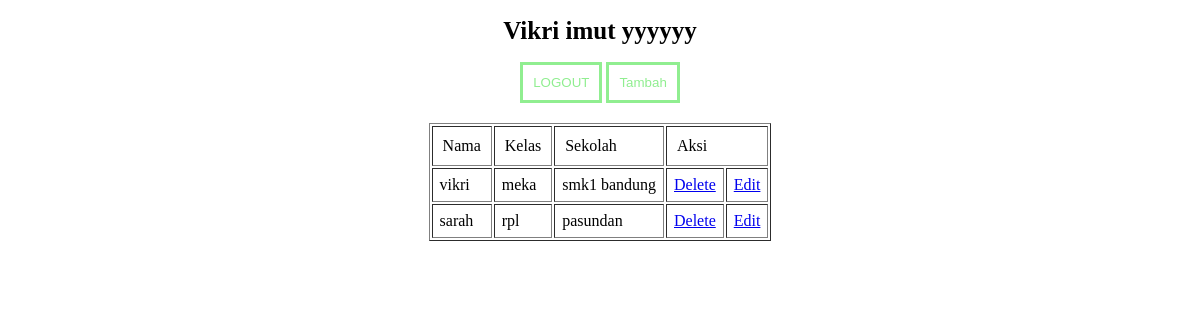
Page /srh/sarah_berhasil_horee.php (signed in) on the committed database.
### tables this page shows
CREATE TABLE IF NOT EXISTS `murid` (
`id` int(20) NOT NULL,
  `nama` varchar(40) NOT NULL,
  `kelas` varchar(40) NOT NULL,
  `sekolah` varchar(40) NOT NULL
);

### srh/sarah_berhasil_horee.php (the view, shortened to what this page needs)
<!DOCTYPE html>
<html>
<head>
</head>
<body>
<center>
	<h1>
		Vikri imut yyyyyy
	</h1>
	<a href="logout.php"><button>LOGOUT</button></a>
	<a href="tambah.php"><button>Tambah</button></a>
	<table border="1" style="margin-top:20px;">
		<tr>
			<td style="padding:10px;">Nama</td>
			<td style="padding:10px;">Kelas</td>
			<td style="padding:10px;">Sekolah</td>
			<td style="padding:10px;" colspan="2">Aksi</td>
		</tr>
		<?php
			$sql = "SELECT * FROM murid";
			$query = mysql_query($sql);
			while ($data = mysql_fetch_array($query)) {
				echo "<tr>
					  <td style='padding:7px;'>".$data['nama']."</td>
					  <td style='padding:7px;'>".$data['kelas']."</td>
					  <td style='padding:7px;'>".$data['sekolah']."</td>
					  <td style='padding:7px'><a href='delete.php?id=".$data['id']."'>Delete</a</td>
					  <td style='padding:7px'><a href='editt.php?id=".$data['id']."'>Edit</a></td>
					  </tr>";
			}
		 ?>
	</table>
</center>
</body>
</html>

### srh/sarah_berhasil_horee.php (style rules this page uses)
h1 { font-size: 25px; font-family: century gothic; }
button { padding: 10px; color: lightgreen; border: 3px solid lightgreen; background-color: white; transition:1s; }

### rows in the picture
murid: nama "vikri", kelas "meka", sekolah "smk1 bandung"
murid: nama "sarah", kelas "rpl", sekolah "pasundan"
